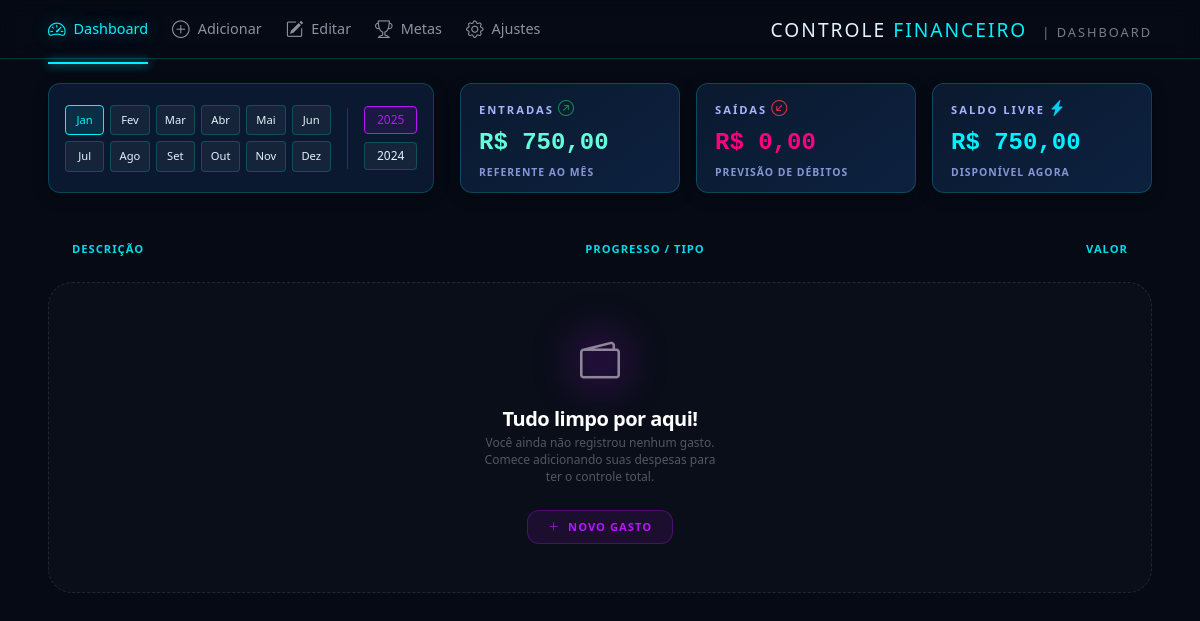
Before: / with the older database file.
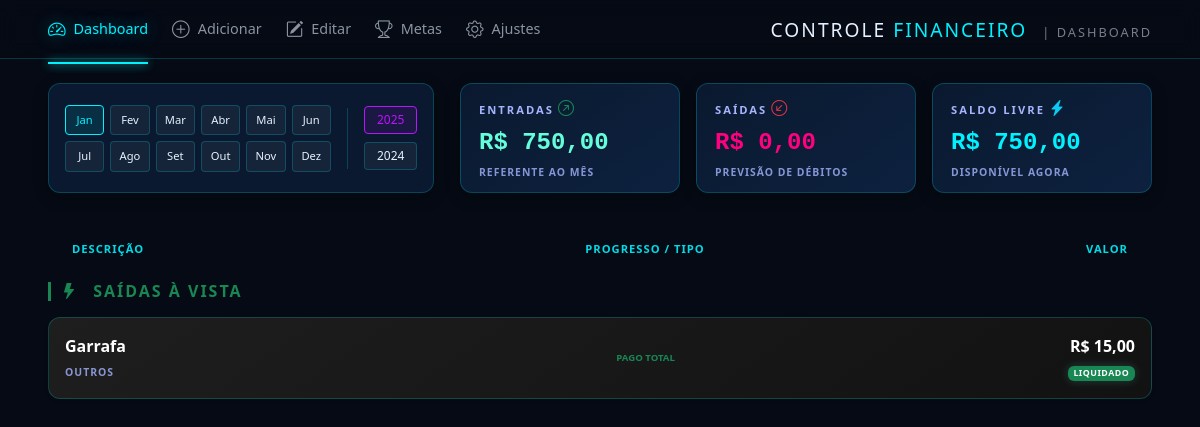
After: the same page with the newer database file.
### app.py (models this page shows)
class Gasto(db.Model):
    id = db.Column(db.Integer, primary_key=True)
    nome = db.Column(db.String(100), nullable=False)
    categoria = db.Column(db.String(50), nullable=False)
    valor_total = db.Column(db.Float, nullable=False) # Valor da Reserva ou Total
    valor_mensal = db.Column(db.Float, nullable=False) # Valor da Parcela
    valor_gasto_real = db.Column(db.Float, default=0.0) # Quanto já usou do envelope
    total_parcelas = db.Column(db.Integer, default=1)
    parcelas_pagas = db.Column(db.Integer, default=0)
    parcelas_reservadas = db.Column(db.Integer, default=0) # Adicione esta linha
    falta_pagar = db.Column(db.Float)
    tipo = db.Column(db.String(20)) # 'Fixo', 'Parcelado' ou 'Unico'
    status = db.Column(db.String(20), default='Pendente')

### app.py (the view)
@app.route('/')
def index():
    gastos = Gasto.query.all()
    ganhos = Ganho.query.all()
    total_recebido = sum(g.valor for g in ganhos)
    gastos_a_vista = sum(i.valor_total for i in gastos if i.tipo == 'Unico')
    reserva_envelopes = sum(i.valor_total for i in gastos if i.tipo == 'Fixo')
    total_parcelas_comprometidas = 0
    for item in gastos:
        if item.tipo == 'Parcelado':
            quantidade_fora_do_bolso = (item.parcelas_pagas or 0) + (item.parcelas_reservadas or 0)
            total_parcelas_comprometidas += (item.valor_mensal * quantidade_fora_do_bolso)
    total_saidas = gastos_a_vista + reserva_envelopes + total_parcelas_comprometidas
    saldo_real_livre = total_recebido - total_saidas
    return render_template('index.html',
                           gastos=gastos,
                           ganhos=ganhos,
                           saldo=saldo_real_livre,
                           total_entradas=total_recebido,
                           total_saidas=total_saidas)

### templates/index.html (shortened to what this page needs)
<!DOCTYPE html>
<html lang="pt-br">
<head>
    <link href="https://cdn.jsdelivr.net/npm/bootstrap@5.3.0/dist/css/bootstrap.min.css" rel="stylesheet">
    <link rel="stylesheet" href="https://cdn.jsdelivr.net/npm/bootstrap-icons@1.11.1/font/bootstrap-icons.css">
    <link rel="stylesheet" href="static/css/dashboard.css">
</head>
<body>
    <header class="header-main px-5 py-3">
        <nav class="d-flex justify-content-between align-items-center">
            <div class="nav-paginas d-flex gap-4">
                <a href="{{ url_for('index') }}" class="nav-link-custom active">
                    <i class="bi bi-speedometer2"></i> Dashboard
                </a>
                <a href="{{ url_for('adicionar') }}" class="nav-link-custom">
                    <i class="bi bi-plus-circle"></i> Adicionar
                </a>
                <a href="{{ url_for('editar') }}" class="nav-link-custom">
                    <i class="bi bi-pencil-square"></i> Editar
                </a>
                <a href="#" class="nav-link-custom">
                    <i class="bi bi-trophy"></i> Metas
                </a>
                <a href="#" class="nav-link-custom">
                    <i class="bi bi-gear"></i> Ajustes
                </a>
            </div>
            <div class="titulo-pagina text-end">
                <h2 class="m-0 tracking-widest text-uppercase h4">
                    Controle <span style="color: var(--accent-cyan)">Financeiro</span>
                    <small class="ms-2 opacity-50" style="font-size: 0.8rem;">| Dashboard</small>
                </h2>
            </div>
        </nav>
    </header>
    <section id="dashboard-header" class="px-5 mt-4">
        <div class="d-flex align-items-stretch justify-content-between">
            <div class="painel-meses card p-3">
                <div class="d-flex align-items-center h-100">
                    <div class="meses-grid">
                        <button class="btn-mes active">Jan</button>
                        <button class="btn-mes">Fev</button>
                        <button class="btn-mes">Mar</button>
                        <button class="btn-mes">Abr</button>
                        <button class="btn-mes">Mai</button>
                        <button class="btn-mes">Jun</button>
                        <button class="btn-mes">Jul</button>
                        <button class="btn-mes">Ago</button>
                        <button class="btn-mes">Set</button>
                        <button class="btn-mes">Out</button>
                        <button class="btn-mes">Nov</button>
                        <button class="btn-mes">Dez</button>
                    </div>
                    <div class="seletor-anos-col">
                        <button class="btn-ano active">2025</button>
                        <button class="btn-ano">2024</button>
                    </div>
                </div>
            </div>
            <div class="painel-cards">
                <div class="d-flex gap-3 h-100">
                    <div class="card card-dashboard card-ganhos" style="width: 220px;">
                        <div class="card-header-mini">
                            <span class="label">Entradas</span>
                            <i class="bi bi-arrow-up-right-circle text-success"></i>
                        </div>
                        <div class="valor" id="ganhos">R$ {{ "{:,.2f}".format(total_entradas |
                            default(0)).replace(',','v').replace('.', ',').replace('v', '.') }}</div>
                        <div class="card-footer-mini" style="font-size: 0.65rem; color: #a5b4fc; text-transform: uppercase; letter-spacing: 1px; font-weight: 600; opacity: 0.8;"">Referente ao mês</div>
                    </div>
                    <div class="card card-dashboard card-gastos" style="width: 220px;">
                        <div class="card-header-mini">
                            <span class="label">Saídas</span>
                            <i class="bi bi-arrow-down-left-circle text-danger"></i>
                        </div>
                        <div class="valor" id="gastos">R$ {{ "{:,.2f}".format(total_saidas |
                            default(0)).replace(',','v').replace('.', ',').replace('v', '.') }}</div>
                        <div class="card-footer-mini" style="font-size: 0.65rem; color: #a5b4fc; text-transform: uppercase; letter-spacing: 1px; font-weight: 600; opacity: 0.8;"">Previsão de débitos</div>
                    </div>
                    <div class="card card-dashboard card-restante" style="width: 220px;">
                        <div class="card-header-mini">
                            <span class="label">Saldo Livre</span>
                            <i class="bi bi-lightning-charge-fill text-info"></i>
                        </div>
                        <div class="valor" id="restante">R$ {{ "{:,.2f}".format(saldo |
                            default(0)).replace(',','v').replace('.', ',').replace('v', '.') }}</div>
                        <div class="card-footer-mini" style="font-size: 0.65rem; color: #a5b4fc; text-transform: uppercase; letter-spacing: 1px; font-weight: 600; opacity: 0.8;"">Disponível agora</div>
                    </div>
                </div>
            </div>
        </div>
    </section>
    <div id="itens-lista" class="mt-5 px-5">
        <div class="row px-4 mb-4 opacity-50 text-uppercase" style="font-size: 0.7rem; letter-spacing: 1px;">
            <div class="col-4">Descrição</div>
            <div class="col-5 text-center">Progresso / Tipo</div>
            <div class="col-3 text-end">Valor</div>
        </div>
        <div class="lista-transacoes">
            {% set tem_fixo = gastos | selectattr('tipo', 'equalto', 'Fixo') | list | length > 0 %}
            {% set tem_parcelado = gastos | selectattr('tipo', 'equalto', 'Parcelado') | list | length > 0 %}
            {% set tem_avista = gastos | selectattr('tipo', 'ne', 'Fixo') | selectattr('tipo', 'ne', 'Parcelado') | list
            | length > 0 %}
            {% if not tem_fixo and not tem_parcelado and not tem_avista %}
            <div class="col-12 text-center py-5"
                style="background: rgba(255, 255, 255, 0.02); border: 1px dashed rgba(255, 255, 255, 0.1); border-radius: 24px; margin-top: 20px;">
                <div class="mb-3 d-inline-block position-relative">
                    <div
                        style="position: absolute; top: 50%; left: 50%; transform: translate(-50%, -50%); width: 60px; height: 60px; background: rgba(188, 19, 254, 0.2); filter: blur(20px); border-radius: 50%; animation: pulse-neon 2s infinite;">
                    </div>
                    <i class="bi bi-wallet2 text-white-50"
                        style="font-size: 2.5rem; position: relative; z-index: 1;"></i>
                </div>
                <h5 class="fw-bold text-white mb-1" style="letter-spacing: -0.5px;">Tudo limpo por aqui!</h5>
                <p class="text-white-50 mx-auto"
                    style="font-size: 0.75rem; max-width: 250px; line-height: 1.4; opacity: 0.6;">
                    Você ainda não registrou nenhum gasto. Comece adicionando suas despesas para ter o controle total.
                </p>
                <a href="/adicionar" class="btn btn-sm mt-2"
                    style="background: rgba(188, 19, 254, 0.1); color: #bc13fe; border: 1px solid rgba(188, 19, 254, 0.3); border-radius: 12px; font-size: 0.7rem; font-weight: 700; padding: 8px 20px; text-transform: uppercase; letter-spacing: 1px;">
                    <i class="bi bi-plus-lg me-1"></i> Novo Gasto
                </a>
            </div>
            {% else %}
            {% if tem_avista %}
            <div class="secao-financeira mb-5">
                <h4 class="text-success mb-3 h6 fw-bold text-uppercase"
                    style="letter-spacing: 2px; border-left: 3px solid #198754; padding-left: 10px;">
                    <i class="bi bi-lightning-fill me-2"></i> Saídas à Vista
                </h4>
                {% for item in gastos if item.tipo not in ['Fixo', 'Parcelado'] %}
                <div class="card p-3 mb-2 bg-dark text-white border-0 shadow-sm"
                    onclick="abrirDetalhes('{{ item.id }}')"
                    style="cursor: pointer; border-radius: 12px; background: linear-gradient(145deg, #1e1e1e, #121212);">
                    <div class="row align-items-center">
                        <div class="col-4">
                            <strong class="d-block">{{ item.nome }}</strong>
                            <small
                                style="font-size: 0.65rem; color: #a5b4fc; text-transform: uppercase; letter-spacing: 1px; font-weight: 600; opacity: 0.8;">
                                {{ item.categoria }}
                            </small>
                        </div>
                        <div class="col-5 text-center">
                            <small class="text-success fw-bold d-block" style="font-size: 0.6rem;">PAGO TOTAL</small>
                        </div>
                        <div class="col-3 text-end">
                            <div class="fw-bold" style="font-size: 1rem;">R$ {{
                                "{:,.2f}".format(item.valor_mensal).replace('.', ',') }}</div>
                            {% if item.status == 'Pago' %}
                            <span class="badge bg-success"
                                style="font-size: 0.55rem; text-transform: uppercase; letter-spacing: 0.5px; box-shadow: 0 0 10px rgba(100, 255, 218, 0.2);">
                                Liquidado
                            </span>
                            {% endif %}
                        </div>
                    </div>
                </div>
                {% endfor %}
            </div>
            {% endif %}
            {% endif %}
        </div>
    </div>
</body>
</html>

### static/css/dashboard.css (style rules this page uses)
* { margin: 0; padding: 0; box-sizing: border-box; }
:root { --bg-dark: #050a14; --card-bg: #0a192f; --text-main: #e6f1ff; --accent-cyan: #00f2ff; --accent-purple: #bc13fe; --gain-green: #64ffda; --loss-pink: #ff007f; --border-color: rgba(0, 242, 255, 0.2); }
body { background-color: var(--bg-dark); color: var(--text-main); font-family: 'Segoe UI', Roboto, sans-serif; overflow-x: hidden; }
.header-main { background: rgba(5, 10, 20, 0.8); backdrop-filter: blur(10px); border-bottom: 1px solid var(--border-color); position: sticky; top: 0; z-index: 1000; }
.nav-link-custom { color: var(--text-main); text-decoration: none; font-size: 0.9rem; font-weight: 500; display: flex; align-items: center; gap: 8px; transition: all 0.3s ease; opacity: 0.6; position: relative; }
.nav-link-custom i { font-size: 1.1rem; }
.nav-link-custom:hover, .nav-link-custom.active { opacity: 1; color: var(--accent-cyan); text-shadow: 0 0 15px rgba(0, 242, 255, 0.5); }
.nav-link-custom.active::after { content: ''; position: absolute; bottom: -22px; left: 0; width: 100%; height: 2px; background: var(--accent-cyan); box-shadow: 0 0 10px var(--accent-cyan); }
.titulo-pagina h2 { font-size: 1.2rem; letter-spacing: 2px; }
#dashboard-header > div { display: flex; justify-content: space-between; align-items: stretch; }
.painel-meses { flex: 0 0 35%; min-height: 110px; }
.meses-grid { display: grid; grid-template-columns: repeat(6, 1fr); gap: 6px; flex: 1; }
.seletor-anos-col { display: flex; flex-direction: column; gap: 8px; justify-content: center; }
.btn-mes, .btn-ano { background: rgba(255, 255, 255, 0.05); border: 1px solid var(--border-color); color: var(--text-main); border-radius: 4px; cursor: pointer; transition: 0.3s; }
.btn-mes { padding: 6px 0; font-size: 0.7rem; }
.btn-ano { padding: 4px 12px; font-size: 0.75rem; white-space: nowrap; }
.btn-mes.active, .btn-mes:hover { border-color: var(--accent-cyan); color: var(--accent-cyan); background: rgba(0, 242, 255, 0.1); }
.btn-ano.active, .btn-ano:hover { border-color: var(--accent-purple); color: var(--accent-purple); background: rgba(188, 19, 254, 0.1); }
.painel-cards { flex: 0 0 auto; display: flex; gap: 12px; }
.card { background-color: var(--card-bg) !important; border: 1px solid var(--border-color) !important; border-radius: 12px; box-shadow: 0 4px 15px rgba(0,0,0,0.3); }
.card-dashboard { padding: 12px 18px; width: 220px; background: linear-gradient(145deg, var(--card-bg), #0d213f) !important; display: flex; flex-direction: column; justify-content: space-between; transition: transform 0.3s ease; }
.card-header-mini .label { font-size: 0.7rem; text-transform: uppercase; letter-spacing: 2px; font-weight: 700; color: #a5b4fc; }
.card-dashboard .valor { font-size: 1.5rem; font-weight: 800; font-family: 'JetBrains Mono', monospace; }
#ganhos { color: var(--gain-green); }
#gastos { color: var(--loss-pink); }
#restante { color: var(--accent-cyan); }
#itens-lista { padding-bottom: 80px; }
#itens-lista .opacity-50 { opacity: 0.9 !important; color: var(--accent-cyan) !important; font-weight: 700; }

Changed rows visible on the page:
added Gasto: nome "Garrafa", categoria "OUTROS", valor_mensal "15,00", status "LIQUIDADO"
Other visible differences:
text no longer shown: "Tudo limpo por aqui! Você ainda não registrou nenhum gasto. Comece adicionando suas despesas para ter o controle total. NOVO GASTO"
text now shown: "SAÍDAS À VISTA"
